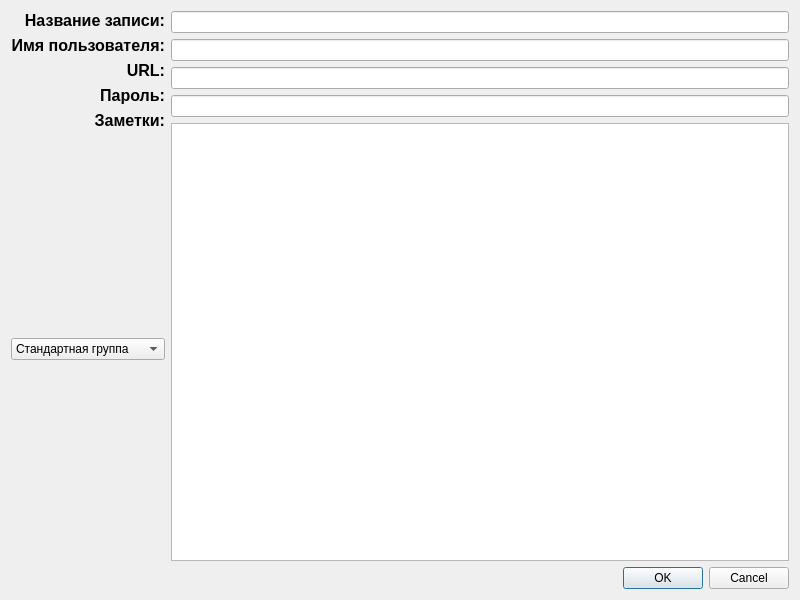
<?xml version="1.0" encoding="UTF-8"?>
<ui version="4.0">
 <class>EditExistNoteWidget</class>
 <widget class="QDialog" name="EditExistNoteWidget">
  <property name="geometry">
   <rect>
    <x>0</x>
    <y>0</y>
    <width>800</width>
    <height>600</height>
   </rect>
  </property>
  <property name="windowTitle">
   <string>Изменить запись</string>
  </property>
  <layout class="QGridLayout" name="gridLayout">
   <item row="0" column="0">
    <layout class="QHBoxLayout" name="horizontalLayout_2">
     <item>
      <layout class="QVBoxLayout" name="verticalLayout_3">
       <item>
        <widget class="QLabel" name="label_6">
         <property name="maximumSize">
          <size>
           <width>16777215</width>
           <height>23</height>
          </size>
         </property>
         <property name="text">
          <string>&lt;html&gt;&lt;head/&gt;&lt;body&gt;&lt;p&gt;&lt;span style=&quot; font-size:12pt; font-weight:700;&quot;&gt;Название записи:&lt;/span&gt;&lt;/p&gt;&lt;/body&gt;&lt;/html&gt;</string>
         </property>
         <property name="alignment">
          <set>Qt::AlignRight|Qt::AlignTrailing|Qt::AlignVCenter</set>
         </property>
        </widget>
       </item>
       <item>
        <widget class="QLabel" name="label_7">
         <property name="maximumSize">
          <size>
           <width>16777215</width>
           <height>22</height>
          </size>
         </property>
         <property name="text">
          <string>&lt;html&gt;&lt;head/&gt;&lt;body&gt;&lt;p&gt;&lt;span style=&quot; font-size:12pt; font-weight:700;&quot;&gt;Имя пользователя:&lt;/span&gt;&lt;/p&gt;&lt;/body&gt;&lt;/html&gt;</string>
         </property>
         <property name="alignment">
          <set>Qt::AlignRight|Qt::AlignTrailing|Qt::AlignVCenter</set>
         </property>
        </widget>
       </item>
       <item>
        <widget class="QLabel" name="label_8">
         <property name="maximumSize">
          <size>
           <width>16777215</width>
           <height>23</height>
          </size>
         </property>
         <property name="text">
          <string>&lt;html&gt;&lt;head/&gt;&lt;body&gt;&lt;p&gt;&lt;span style=&quot; font-size:12pt; font-weight:700;&quot;&gt;URL:&lt;/span&gt;&lt;/p&gt;&lt;/body&gt;&lt;/html&gt;</string>
         </property>
         <property name="alignment">
          <set>Qt::AlignRight|Qt::AlignTrailing|Qt::AlignVCenter</set>
         </property>
        </widget>
       </item>
       <item>
        <widget class="QLabel" name="label_9">
         <property name="maximumSize">
          <size>
           <width>16777215</width>
           <height>22</height>
          </size>
         </property>
         <property name="text">
          <string>&lt;html&gt;&lt;head/&gt;&lt;body&gt;&lt;p&gt;&lt;span style=&quot; font-size:12pt; font-weight:700;&quot;&gt;Пароль:&lt;/span&gt;&lt;/p&gt;&lt;/body&gt;&lt;/html&gt;</string>
         </property>
         <property name="alignment">
          <set>Qt::AlignRight|Qt::AlignTrailing|Qt::AlignVCenter</set>
         </property>
        </widget>
       </item>
       <item>
        <widget class="QLabel" name="label_10">
         <property name="text">
          <string>&lt;html&gt;&lt;head/&gt;&lt;body&gt;&lt;p&gt;&lt;span style=&quot; font-size:12pt; font-weight:700;&quot;&gt;Заметки:&lt;/span&gt;&lt;/p&gt;&lt;/body&gt;&lt;/html&gt;</string>
         </property>
         <property name="alignment">
          <set>Qt::AlignRight|Qt::AlignTop|Qt::AlignTrailing</set>
         </property>
        </widget>
       </item>
       <item>
        <spacer name="verticalSpacer_3">
         <property name="orientation">
          <enum>Qt::Vertical</enum>
         </property>
         <property name="sizeHint" stdset="0">
          <size>
           <width>20</width>
           <height>40</height>
          </size>
         </property>
        </spacer>
       </item>
       <item>
        <widget class="QComboBox" name="chooseGroup">
         <property name="currentText">
          <string>Стандартная группа</string>
         </property>
         <property name="currentIndex">
          <number>0</number>
         </property>
         <property name="placeholderText">
          <string>Выберите группу</string>
         </property>
         <item>
          <property name="text">
           <string>Стандартная группа</string>
          </property>
         </item>
        </widget>
       </item>
       <item>
        <spacer name="verticalSpacer_4">
         <property name="orientation">
          <enum>Qt::Vertical</enum>
         </property>
         <property name="sizeHint" stdset="0">
          <size>
           <width>20</width>
           <height>40</height>
          </size>
         </property>
        </spacer>
       </item>
      </layout>
     </item>
     <item>
      <layout class="QVBoxLayout" name="verticalLayout_4">
       <item>
        <widget class="QLineEdit" name="noteName">
         <property name="maximumSize">
          <size>
           <width>16777215</width>
           <height>23</height>
          </size>
         </property>
        </widget>
       </item>
       <item>
        <widget class="QLineEdit" name="userName">
         <property name="maximumSize">
          <size>
           <width>16777215</width>
           <height>23</height>
          </size>
         </property>
        </widget>
       </item>
       <item>
        <widget class="QLineEdit" name="url">
         <property name="maximumSize">
          <size>
           <width>16777215</width>
           <height>22</height>
          </size>
         </property>
        </widget>
       </item>
       <item>
        <widget class="QLineEdit" name="passwordEntry">
         <property name="maximumSize">
          <size>
           <width>16777215</width>
           <height>23</height>
          </size>
         </property>
        </widget>
       </item>
       <item>
        <widget class="QTextEdit" name="otherNotes"/>
       </item>
      </layout>
     </item>
    </layout>
   </item>
   <item row="1" column="0">
    <widget class="QDialogButtonBox" name="buttonBox">
     <property name="orientation">
      <enum>Qt::Horizontal</enum>
     </property>
     <property name="standardButtons">
      <set>QDialogButtonBox::Cancel|QDialogButtonBox::Ok</set>
     </property>
    </widget>
   </item>
  </layout>
 </widget>
 <resources/>
 <connections/>
</ui>
